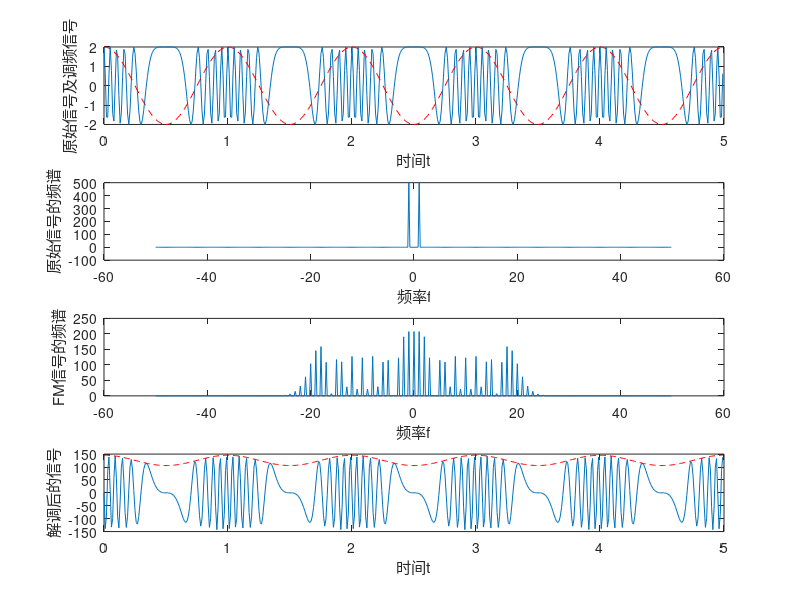

MATLAB code to generate this figure:
clc;
%非线性调制---FM modulation(频率调制)
Am = 2;
Ac = 2;
fm = 1;
fc = 10;
Kf = 5; %调制指数
phi_c = 0; %初始相位

fs = 100; %采样频率为100Hz
t = 0:1/fs:5-1/fs; %时间序列
N = length(t);
f = (-N/2:N/2-1)*fs/N; %频率序列

mt = Am*cos(2*pi*fm*t); %调制信号
mt2 = Am/(2*pi*fm)*sin(2*pi*fm*t); %mt2为原信号mt的积分，此处我们为手动计算出的积分解析式，然后代入t



st = Ac*cos(2*pi*fc*t+2*pi*Kf*mt2);

z_m = real(fft(mt));
z_m1 = fftshift(z_m);

z_s = abs(fft(st));
z_s1 = fftshift(z_s);

%-----解调过程------
%采用非相干解调的方法（即鉴频器（微分器+包络检波））
%微分器：将幅度稳定的调频信号变成幅度和频率都随着调制信号m(t)变化的调频调幅波

%经过微分器：

% de_st = zeros(1,length(st));
% for k=1:length(st)-1
%     de_st(k)=(st(k+1)-st(k))/(1/fs);
% end

% de_st = diff(st)./diff(t); %diff为差分函数
% de_st = [de_st 0]; %最后补0


de_st = -Ac*(2*pi*fc+Kf*mt).*sin(2*pi*fc*t+2*pi*Kf*mt2); %调频调幅波
env = Ac*(2*pi*fc+Kf*mt);

figure();
subplot(4,1,1);
plot(t,st);
hold on;
plot(t,mt,'r--');
xlabel('时间t');
ylabel('原始信号及调频信号');

subplot(4,1,2);
plot(f,z_m1);
xlabel('频率f');
ylabel('原始信号的频谱');

subplot(4,1,3);
plot(f,z_s1);
xlabel('频率f');
ylabel('FM信号的频谱'); %幅度谱

subplot(4,1,4);
plot(t,de_st);
hold on;
plot(t,env,'r--');
xlabel('时间t');
ylabel('解调后的信号');